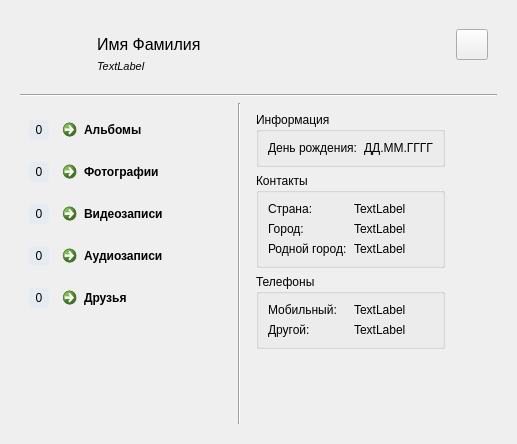
<?xml version="1.0" encoding="UTF-8"?>
<ui version="4.0">
 <class>VkPageUser</class>
 <widget class="QWidget" name="VkPageUser">
  <property name="geometry">
   <rect>
    <x>0</x>
    <y>0</y>
    <width>517</width>
    <height>444</height>
   </rect>
  </property>
  <property name="windowTitle">
   <string>Form</string>
  </property>
  <layout class="QVBoxLayout" name="mainLayout">
   <item>
    <widget class="QWidget" name="widgetStateLoaded" native="true">
     <property name="minimumSize">
      <size>
       <width>0</width>
       <height>100</height>
      </size>
     </property>
     <layout class="QGridLayout" name="gridLayout_6">
      <item row="2" column="2">
       <widget class="QWidget" name="widget_2" native="true">
        <property name="minimumSize">
         <size>
          <width>0</width>
          <height>50</height>
         </size>
        </property>
        <layout class="QVBoxLayout" name="verticalLayout">
         <item>
          <widget class="QGroupBox" name="groupInfo">
           <property name="title">
            <string>Информация</string>
           </property>
           <layout class="QGridLayout" name="gridLayout_4">
            <item row="0" column="0">
             <widget class="QLabel" name="labelBirthDate">
              <property name="text">
               <string>День рождения:</string>
              </property>
             </widget>
            </item>
            <item row="0" column="1">
             <widget class="QLabel" name="valueBirthDate">
              <property name="text">
               <string>ДД.ММ.ГГГГ</string>
              </property>
             </widget>
            </item>
           </layout>
          </widget>
         </item>
         <item>
          <widget class="QGroupBox" name="groupLocations">
           <property name="title">
            <string>Контакты</string>
           </property>
           <layout class="QGridLayout" name="gridLayout_2">
            <item row="0" column="0">
             <widget class="QLabel" name="labelCountry">
              <property name="text">
               <string>Страна:</string>
              </property>
             </widget>
            </item>
            <item row="0" column="1">
             <widget class="QLabel" name="valueCountry">
              <property name="text">
               <string>TextLabel</string>
              </property>
             </widget>
            </item>
            <item row="1" column="0">
             <widget class="QLabel" name="labelCity">
              <property name="text">
               <string>Город:</string>
              </property>
             </widget>
            </item>
            <item row="1" column="1">
             <widget class="QLabel" name="valueCity">
              <property name="text">
               <string>TextLabel</string>
              </property>
             </widget>
            </item>
            <item row="2" column="0">
             <widget class="QLabel" name="labelHomeTown">
              <property name="text">
               <string>Родной город:</string>
              </property>
             </widget>
            </item>
            <item row="2" column="1">
             <widget class="QLabel" name="valueHomeTown">
              <property name="text">
               <string>TextLabel</string>
              </property>
             </widget>
            </item>
           </layout>
          </widget>
         </item>
         <item>
          <widget class="QGroupBox" name="groupPhones">
           <property name="title">
            <string>Телефоны</string>
           </property>
           <layout class="QGridLayout" name="gridLayout_3">
            <item row="0" column="0">
             <widget class="QLabel" name="labelMobilePhone">
              <property name="text">
               <string>Мобильный:</string>
              </property>
             </widget>
            </item>
            <item row="0" column="1">
             <widget class="QLabel" name="valueMobilePhone">
              <property name="text">
               <string>TextLabel</string>
              </property>
             </widget>
            </item>
            <item row="1" column="0">
             <widget class="QLabel" name="labelOtherPhone">
              <property name="text">
               <string>Другой:</string>
              </property>
             </widget>
            </item>
            <item row="1" column="1">
             <widget class="QLabel" name="valueOtherPhone">
              <property name="text">
               <string>TextLabel</string>
              </property>
             </widget>
            </item>
           </layout>
          </widget>
         </item>
         <item>
          <spacer name="verticalSpacer">
           <property name="orientation">
            <enum>Qt::Vertical</enum>
           </property>
           <property name="sizeHint" stdset="0">
            <size>
             <width>20</width>
             <height>40</height>
            </size>
           </property>
          </spacer>
         </item>
        </layout>
       </widget>
      </item>
      <item row="2" column="0">
       <widget class="QWidget" name="widget" native="true">
        <layout class="QGridLayout" name="gridLayout_5">
         <item row="2" column="0">
          <widget class="QLabel" name="valueCountVideos">
           <property name="sizePolicy">
            <sizepolicy hsizetype="Fixed" vsizetype="Fixed">
             <horstretch>0</horstretch>
             <verstretch>0</verstretch>
            </sizepolicy>
           </property>
           <property name="minimumSize">
            <size>
             <width>20</width>
             <height>20</height>
            </size>
           </property>
           <property name="styleSheet">
            <string notr="true">background-color: rgb(229, 235, 241);
border-radius: 4px;</string>
           </property>
           <property name="text">
            <string>0</string>
           </property>
           <property name="alignment">
            <set>Qt::AlignCenter</set>
           </property>
          </widget>
         </item>
         <item row="0" column="0">
          <widget class="QLabel" name="valueCountAlbums">
           <property name="sizePolicy">
            <sizepolicy hsizetype="Fixed" vsizetype="Fixed">
             <horstretch>0</horstretch>
             <verstretch>0</verstretch>
            </sizepolicy>
           </property>
           <property name="minimumSize">
            <size>
             <width>20</width>
             <height>20</height>
            </size>
           </property>
           <property name="styleSheet">
            <string notr="true">background-color: rgb(229, 235, 241);
border-radius: 4px;</string>
           </property>
           <property name="text">
            <string>0</string>
           </property>
           <property name="alignment">
            <set>Qt::AlignCenter</set>
           </property>
          </widget>
         </item>
         <item row="4" column="0">
          <widget class="QLabel" name="valueCountFriends">
           <property name="sizePolicy">
            <sizepolicy hsizetype="Fixed" vsizetype="Fixed">
             <horstretch>0</horstretch>
             <verstretch>0</verstretch>
            </sizepolicy>
           </property>
           <property name="minimumSize">
            <size>
             <width>20</width>
             <height>20</height>
            </size>
           </property>
           <property name="styleSheet">
            <string notr="true">background-color: rgb(229, 235, 241);
border-radius: 4px;</string>
           </property>
           <property name="text">
            <string>0</string>
           </property>
           <property name="alignment">
            <set>Qt::AlignCenter</set>
           </property>
          </widget>
         </item>
         <item row="2" column="1">
          <widget class="QCommandLinkButton" name="commandLinkButton_3">
           <property name="text">
            <string>Видеозаписи</string>
           </property>
           <property name="icon">
            <iconset theme="totem">
             <normaloff>.</normaloff>.</iconset>
           </property>
          </widget>
         </item>
         <item row="0" column="1">
          <widget class="QCommandLinkButton" name="commandLinkButton">
           <property name="text">
            <string>Альбомы</string>
           </property>
           <property name="icon">
            <iconset theme="multimedia-photo-manager">
             <normaloff>.</normaloff>.</iconset>
           </property>
          </widget>
         </item>
         <item row="3" column="0">
          <widget class="QLabel" name="valueCountAudios">
           <property name="sizePolicy">
            <sizepolicy hsizetype="Fixed" vsizetype="Fixed">
             <horstretch>0</horstretch>
             <verstretch>0</verstretch>
            </sizepolicy>
           </property>
           <property name="minimumSize">
            <size>
             <width>20</width>
             <height>20</height>
            </size>
           </property>
           <property name="styleSheet">
            <string notr="true">background-color: rgb(229, 235, 241);
border-radius: 4px;</string>
           </property>
           <property name="text">
            <string>0</string>
           </property>
           <property name="alignment">
            <set>Qt::AlignCenter</set>
           </property>
          </widget>
         </item>
         <item row="3" column="1">
          <widget class="QCommandLinkButton" name="commandLinkButton_4">
           <property name="text">
            <string>Аудиозаписи</string>
           </property>
           <property name="icon">
            <iconset theme="applications-multimedia">
             <normaloff>.</normaloff>.</iconset>
           </property>
          </widget>
         </item>
         <item row="1" column="0">
          <widget class="QLabel" name="valueCountPhotos">
           <property name="sizePolicy">
            <sizepolicy hsizetype="Fixed" vsizetype="Fixed">
             <horstretch>0</horstretch>
             <verstretch>0</verstretch>
            </sizepolicy>
           </property>
           <property name="minimumSize">
            <size>
             <width>20</width>
             <height>20</height>
            </size>
           </property>
           <property name="styleSheet">
            <string notr="true">background-color: rgb(229, 235, 241);
border-radius: 4px;</string>
           </property>
           <property name="text">
            <string>0</string>
           </property>
           <property name="alignment">
            <set>Qt::AlignCenter</set>
           </property>
          </widget>
         </item>
         <item row="1" column="1">
          <widget class="QCommandLinkButton" name="commandLinkButton_2">
           <property name="text">
            <string>Фотографии</string>
           </property>
           <property name="icon">
            <iconset theme="camera">
             <normaloff>.</normaloff>.</iconset>
           </property>
          </widget>
         </item>
         <item row="4" column="1">
          <widget class="QCommandLinkButton" name="commandLinkButton_5">
           <property name="text">
            <string>Друзья</string>
           </property>
           <property name="icon">
            <iconset theme="config-users">
             <normaloff>.</normaloff>.</iconset>
           </property>
          </widget>
         </item>
         <item row="5" column="1">
          <spacer name="verticalSpacer_2">
           <property name="orientation">
            <enum>Qt::Vertical</enum>
           </property>
           <property name="sizeHint" stdset="0">
            <size>
             <width>20</width>
             <height>40</height>
            </size>
           </property>
          </spacer>
         </item>
        </layout>
       </widget>
      </item>
      <item row="2" column="1">
       <widget class="Line" name="line_2">
        <property name="orientation">
         <enum>Qt::Vertical</enum>
        </property>
       </widget>
      </item>
      <item row="2" column="3">
       <widget class="QWidget" name="widget_4" native="true">
        <layout class="QHBoxLayout" name="horizontalLayout_2"/>
       </widget>
      </item>
      <item row="1" column="0" colspan="4">
       <widget class="Line" name="line">
        <property name="orientation">
         <enum>Qt::Horizontal</enum>
        </property>
       </widget>
      </item>
      <item row="0" column="0" colspan="4">
       <widget class="QWidget" name="widget_3" native="true">
        <property name="sizePolicy">
         <sizepolicy hsizetype="Preferred" vsizetype="Fixed">
          <horstretch>0</horstretch>
          <verstretch>0</verstretch>
         </sizepolicy>
        </property>
        <property name="minimumSize">
         <size>
          <width>0</width>
          <height>50</height>
         </size>
        </property>
        <layout class="QHBoxLayout" name="horizontalLayout" stretch="0,1,0">
         <item>
          <widget class="VkImageWidget" name="imageProfile" native="true">
           <property name="sizePolicy">
            <sizepolicy hsizetype="Fixed" vsizetype="Fixed">
             <horstretch>0</horstretch>
             <verstretch>0</verstretch>
            </sizepolicy>
           </property>
           <property name="minimumSize">
            <size>
             <width>50</width>
             <height>50</height>
            </size>
           </property>
           <property name="maximumSize">
            <size>
             <width>50</width>
             <height>50</height>
            </size>
           </property>
          </widget>
         </item>
         <item>
          <layout class="QVBoxLayout" name="verticalLayout_3">
           <property name="leftMargin">
            <number>12</number>
           </property>
           <item>
            <spacer name="verticalSpacer_4">
             <property name="orientation">
              <enum>Qt::Vertical</enum>
             </property>
             <property name="sizeHint" stdset="0">
              <size>
               <width>20</width>
               <height>0</height>
              </size>
             </property>
            </spacer>
           </item>
           <item>
            <widget class="QLabel" name="valueUsername">
             <property name="font">
              <font>
               <pointsize>12</pointsize>
              </font>
             </property>
             <property name="text">
              <string>Имя Фамилия</string>
             </property>
            </widget>
           </item>
           <item>
            <widget class="QLabel" name="valueStatus">
             <property name="font">
              <font>
               <pointsize>8</pointsize>
               <italic>true</italic>
              </font>
             </property>
             <property name="text">
              <string>TextLabel</string>
             </property>
            </widget>
           </item>
           <item>
            <spacer name="verticalSpacer_3">
             <property name="orientation">
              <enum>Qt::Vertical</enum>
             </property>
             <property name="sizeHint" stdset="0">
              <size>
               <width>20</width>
               <height>0</height>
              </size>
             </property>
            </spacer>
           </item>
          </layout>
         </item>
         <item>
          <layout class="QVBoxLayout" name="verticalLayout_2">
           <item>
            <widget class="QToolButton" name="valueOnline">
             <property name="statusTip">
              <string>Написать сообщение</string>
             </property>
             <property name="icon">
              <iconset theme="user-available">
               <normaloff>.</normaloff>.</iconset>
             </property>
             <property name="iconSize">
              <size>
               <width>24</width>
               <height>24</height>
              </size>
             </property>
             <property name="toolButtonStyle">
              <enum>Qt::ToolButtonTextBesideIcon</enum>
             </property>
            </widget>
           </item>
           <item>
            <spacer name="verticalSpacer_5">
             <property name="orientation">
              <enum>Qt::Vertical</enum>
             </property>
             <property name="sizeHint" stdset="0">
              <size>
               <width>20</width>
               <height>0</height>
              </size>
             </property>
            </spacer>
           </item>
          </layout>
         </item>
        </layout>
       </widget>
      </item>
     </layout>
    </widget>
   </item>
  </layout>
 </widget>
 <customwidgets>
  <customwidget>
   <class>VkImageWidget</class>
   <extends>QWidget</extends>
   <header>vkimagewidget.h</header>
   <container>1</container>
  </customwidget>
 </customwidgets>
 <resources/>
 <connections/>
</ui>
